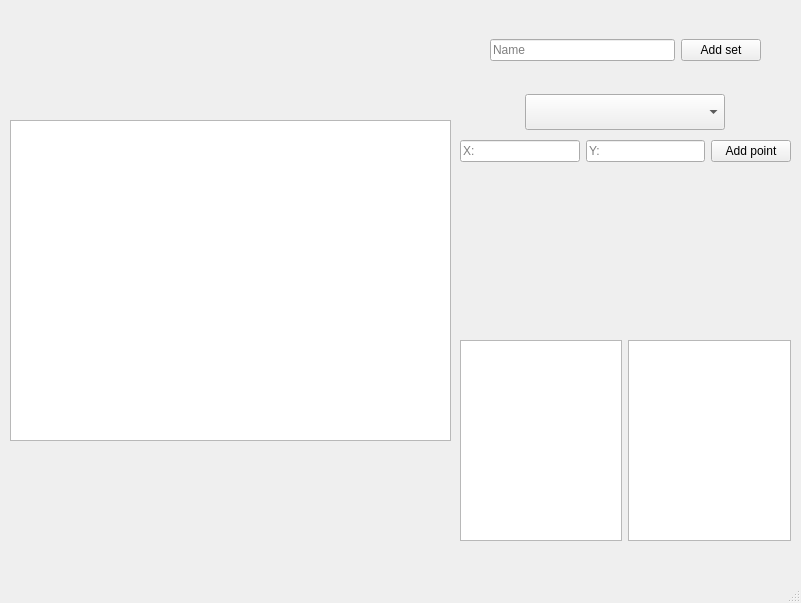
<?xml version="1.0" encoding="UTF-8"?>
<ui version="4.0">
 <class>MainWindow</class>
 <widget class="QMainWindow" name="MainWindow">
  <property name="geometry">
   <rect>
    <x>0</x>
    <y>0</y>
    <width>801</width>
    <height>603</height>
   </rect>
  </property>
  <property name="windowTitle">
   <string>MainWindow</string>
  </property>
  <widget class="QWidget" name="centralwidget">
   <widget class="QWidget" name="verticalLayoutWidget">
    <property name="geometry">
     <rect>
      <x>460</x>
      <y>340</y>
      <width>331</width>
      <height>201</height>
     </rect>
    </property>
    <layout class="QHBoxLayout" name="horizontalLayout">
     <item>
      <widget class="QTextEdit" name="sortedByDistance">
       <property name="readOnly">
        <bool>true</bool>
       </property>
      </widget>
     </item>
     <item>
      <widget class="QTextEdit" name="sortedByAngle">
       <property name="whatsThis">
        <string/>
       </property>
       <property name="documentTitle">
        <string/>
       </property>
       <property name="readOnly">
        <bool>true</bool>
       </property>
      </widget>
     </item>
    </layout>
   </widget>
   <widget class="QWidget" name="verticalLayoutWidget_2">
    <property name="geometry">
     <rect>
      <x>460</x>
      <y>90</y>
      <width>331</width>
      <height>77</height>
     </rect>
    </property>
    <layout class="QVBoxLayout" name="verticalLayout">
     <item>
      <layout class="QHBoxLayout" name="horizontalLayout_3">
       <item>
        <widget class="QComboBox" name="setSelector">
         <property name="maximumSize">
          <size>
           <width>200</width>
           <height>36</height>
          </size>
         </property>
         <property name="editable">
          <bool>false</bool>
         </property>
         <property name="currentText">
          <string/>
         </property>
         <property name="placeholderText">
          <string>Select Set</string>
         </property>
        </widget>
       </item>
      </layout>
     </item>
     <item>
      <layout class="QHBoxLayout" name="horizontalLayout_2">
       <item>
        <widget class="QLineEdit" name="inputX">
         <property name="inputMask">
          <string/>
         </property>
         <property name="text">
          <string/>
         </property>
         <property name="placeholderText">
          <string>X:</string>
         </property>
        </widget>
       </item>
       <item>
        <widget class="QLineEdit" name="inputY">
         <property name="text">
          <string/>
         </property>
         <property name="placeholderText">
          <string>Y:</string>
         </property>
        </widget>
       </item>
       <item>
        <widget class="QPushButton" name="addPoint">
         <property name="text">
          <string>Add point</string>
         </property>
        </widget>
       </item>
      </layout>
     </item>
    </layout>
   </widget>
   <widget class="QWidget" name="verticalLayoutWidget_3">
    <property name="geometry">
     <rect>
      <x>490</x>
      <y>30</y>
      <width>271</width>
      <height>41</height>
     </rect>
    </property>
    <layout class="QVBoxLayout" name="verticalLayout_2">
     <item>
      <layout class="QHBoxLayout" name="horizontalLayout_4">
       <item>
        <widget class="QLineEdit" name="inputSetName">
         <property name="placeholderText">
          <string>Name</string>
         </property>
        </widget>
       </item>
       <item>
        <widget class="QPushButton" name="addSet">
         <property name="text">
          <string>Add set</string>
         </property>
        </widget>
       </item>
      </layout>
     </item>
    </layout>
   </widget>
   <widget class="QGraphicsView" name="graphicsView">
    <property name="geometry">
     <rect>
      <x>10</x>
      <y>120</y>
      <width>441</width>
      <height>321</height>
     </rect>
    </property>
   </widget>
  </widget>
  <widget class="QMenuBar" name="menubar">
   <property name="geometry">
    <rect>
     <x>0</x>
     <y>0</y>
     <width>801</width>
     <height>22</height>
    </rect>
   </property>
  </widget>
  <widget class="QStatusBar" name="statusbar"/>
 </widget>
 <resources/>
 <connections/>
</ui>
